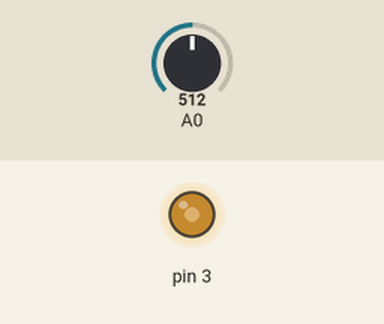
This sketch was run on a simulated Arduino Uno, built with avr-gcc and run on an emulated ATmega328P. On the bench: output pins drawn as LEDs (lit = HIGH). Inputs (shaded band) come from the test bench; at power-on: A0 = 512.

Above: at 1.2 s.
1.3 s: A0 set to 716
At 1.7 s:
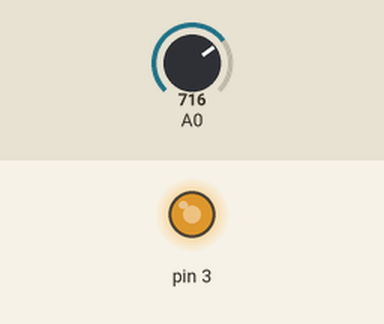
2.8 s: A0 set to 900
At 4.0 s:
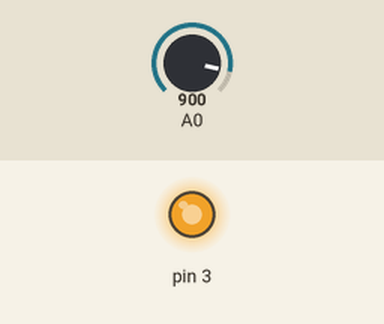
4.3 s: A0 set to 122
At 5.2 s:
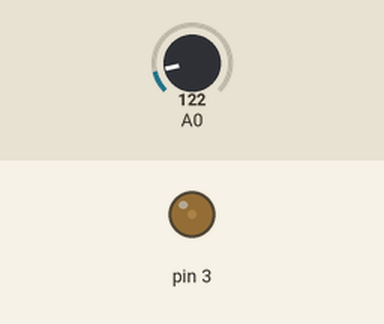
5.8 s: A0 set to 0
At 6.6 s:
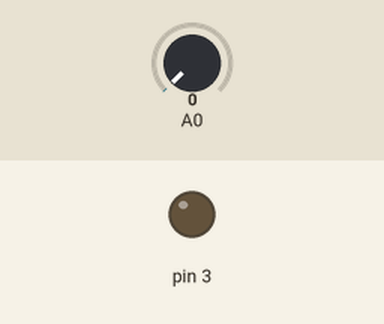
7.3 s: A0 set to 511
At 7.6 s:
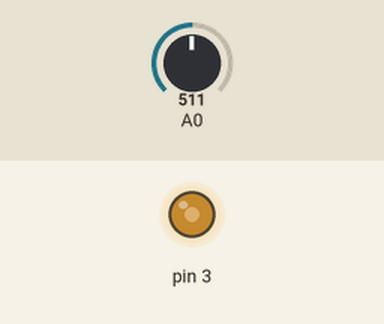
Timing chart, 0 to 9.8 s (numbered marks = the images above; inputs shaded):
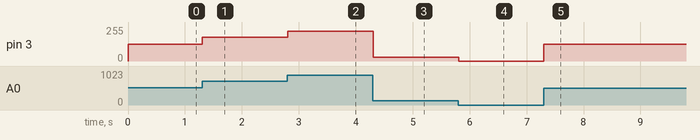

Measured:
- after the input at 1.3 s, pin 3: 127/255 → 178/255 at once
- after the input at 2.8 s, pin 3: 178/255 → 224/255 at once
- after the input at 4.3 s, pin 3: 224/255 → 30/255 at once
- after the input at 5.8 s, pin 3: 30/255 → 0/255 at once
- after the input at 7.3 s, pin 3: 0/255 → 127/255 at once

The sketch:

Arduino3.ino
```cpp
int ADC_value;
int DAC_value;
void setup()
{
}
void loop()
{
 ADC_value = analogRead(A0);
 DAC_value = map(ADC_value, 0, 1023, 0, 255);
 analogWrite(3, DAC_value);
 delay(10);
}
```
